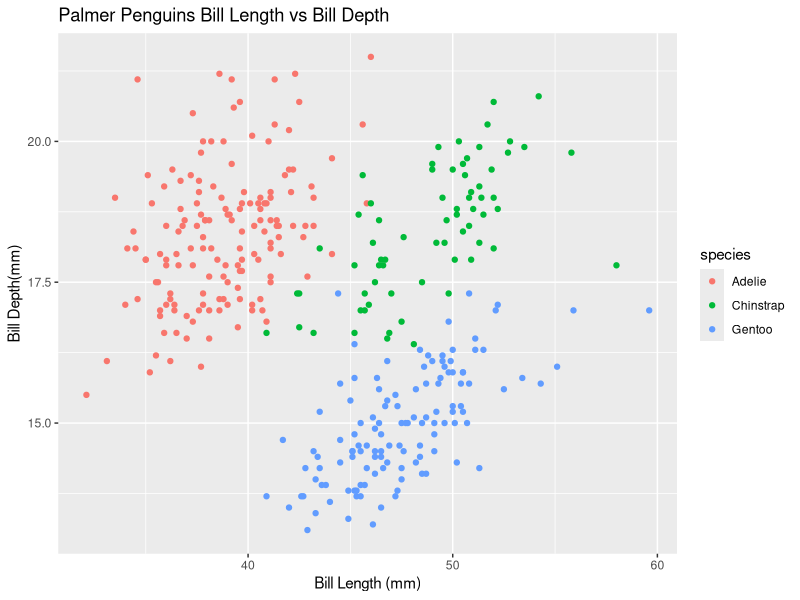
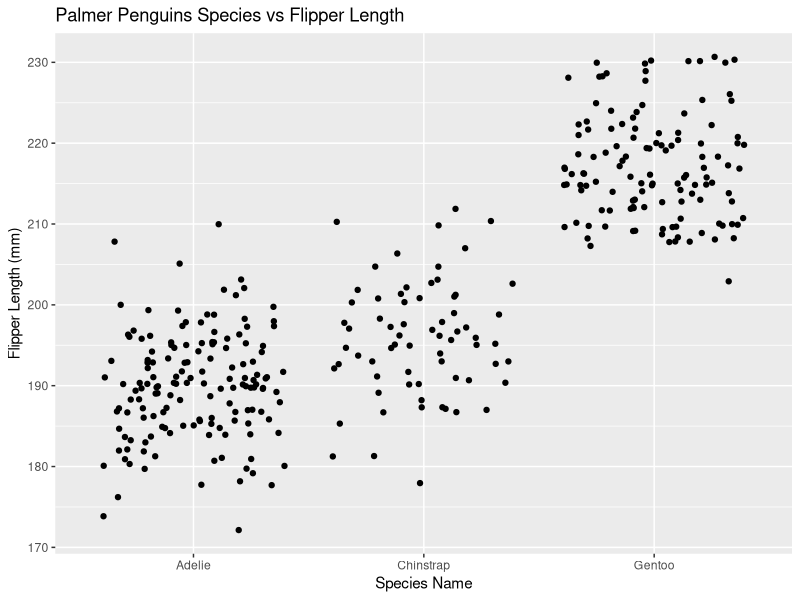

R code for these plots, in order:
## ---- chunk 1
library(tidyverse)
library(palmerpenguins)
## ---- chunk 2
fx <- expression(x^2)
dx_df <- D(fx,"x")
dx_df

x <- 3
eval(expr=dx_df)
## ---- chunk 3
pa <- expression(2* (3*a+2)^4 - 5)
da_dp <- D(pa, "a")
da_dp

a <- 1.2
eval(expr=da_dp)
## ---- chunk 4
library(tidyverse)
ggplot(data=penguins, aes(x=bill_length_mm,y=bill_depth_mm)) + 
  geom_point(aes(color=species)) +
  labs(title="Palmer Penguins Bill Length vs Bill Depth", x="Bill Length (mm)", y="Bill Depth(mm)")
## ---- chunk 5
library(tidyverse)
ggplot(data=penguins, aes(x=species, y=flipper_length_mm)) +
  geom_jitter() + 
  labs(title="Palmer Penguins Species vs Flipper Length", x="Species Name", y="Flipper Length (mm)")
